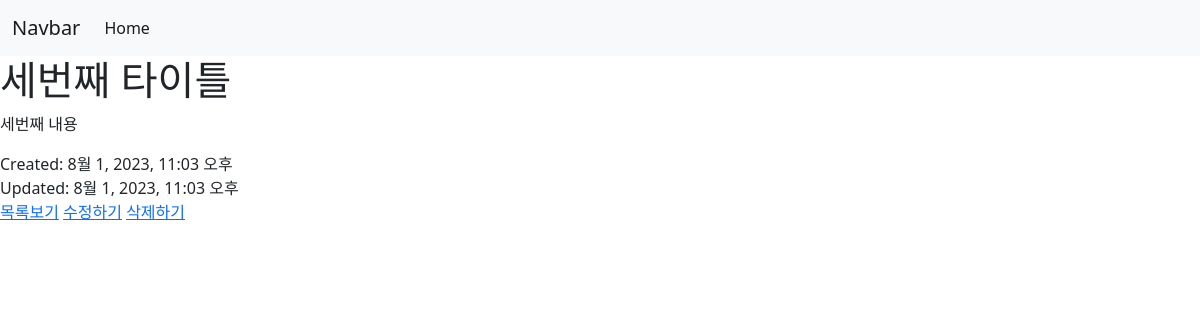
Before: /3 with the older database file.
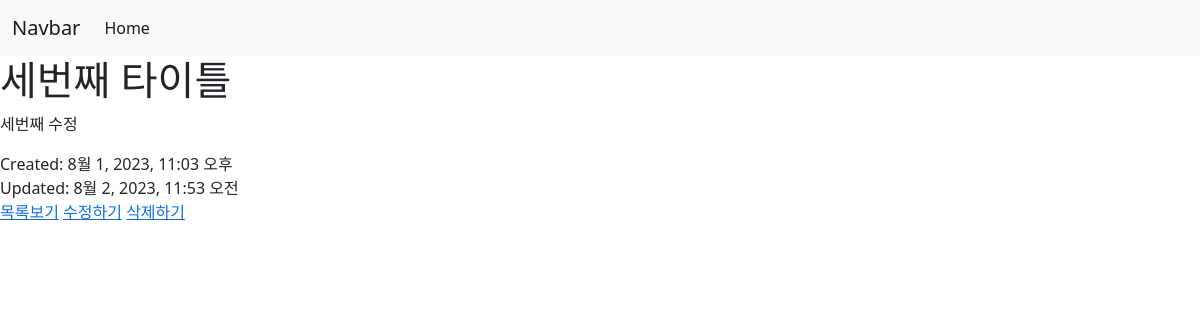
After: the same page with the newer database file.
### todoapp/models.py (models this page shows, shortened)
class ToDo(models.Model):
    title = models.CharField(max_length=100)
    description = models.CharField(max_length=1000)
    created_at = models.DateTimeField(auto_now_add=True, null=True) # 해당 레코드 생성시 현재 시간 자동저장
    updated_at = models.DateTimeField(auto_now=True, null=True) # 해당 레코드 갱신시 현재 시간 자동저장

### todoapp/views.py (the view)
# urls.py: path('<int:id>', views.todo_view, name='todo_view'), # todo/<int:id> todo 생략 가능
def todo_view(request, id):
    todo = get_object_or_404(ToDo, id=id)
    return render(request, 'todo/todo_view.html', {'todo': todo})

### todoapp/templates/todo/todo_view.html
{% extends 'todo/base.html' %}
{% block content %}
    <h1>{{ todo.title }}</h1>
    <p>{{ todo.description }}</p>
    <label>Created: {{ todo.created_at }}</label>
    <br>
    <label>Updated: {{ todo.updated_at }}</label>
    <br>
    <a href="{% url 'todo' %}">목록보기</a>
    <a href="{% url 'update' id=todo.id %}">수정하기</a>
    <a href="{% url 'delete' id=todo.id %}">삭제하기</a>
{% endblock %}

### todoapp/templates/todo/base.html (shortened to what this page needs)
<!DOCTYPE html>
<html lang="en">
<head>
    <link href="https://cdn.jsdelivr.net/npm/bootstrap@5.0.2/dist/css/bootstrap.min.css" rel="stylesheet">
</head>
<body>
    <nav class="navbar navbar-expand-lg navbar-light bg-light">
        <div class="container-fluid">
          <a class="navbar-brand" href="#">Navbar</a>
          <div class="collapse navbar-collapse" id="navbarNavAltMarkup">
            <div class="navbar-nav">
              <a class="nav-link active" aria-current="page" href="{% url 'todo' %}">Home</a>
            </div>
          </div>
        </div>
      </nav>
    {% block content %}
    {% endblock %}
</body>
</html>

Changed rows visible on the page:
changed ToDo "세번째 타이틀": description "세번째 내용" → "세번째 수정"; updated_at "8월 1, 2023, 11:03 오후" → "8월 2, 2023, 11:53 오전"
